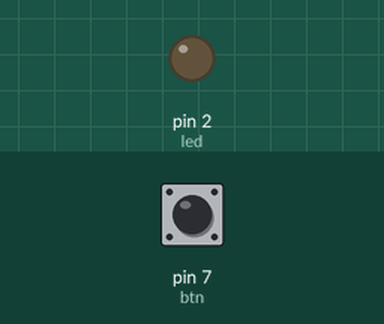
Recording of a sketch running on a simulated Arduino Uno, built with avr-gcc and run on an emulated ATmega328P. Parts: output pins drawn as LEDs (lit = HIGH). The test bench sets the inputs (shaded band); at power-on: pin 7 (btn) HIGH.

Above: at 1.2 s.
1.3 s: pin 7 (btn) pulled LOW for 3.2 s
At 2.5 s:
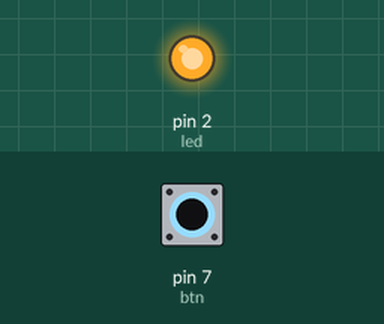
6.8 s: pin 7 (btn) pulled LOW for 0.15 s
At 9.4 s:
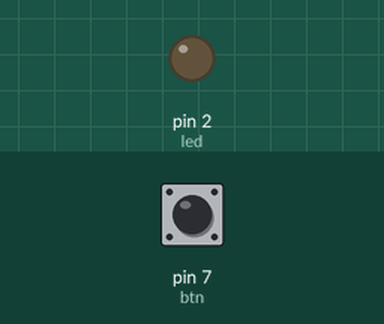
9.9 s: pin 7 (btn) pulled LOW for 1 s
At 10.3 s:
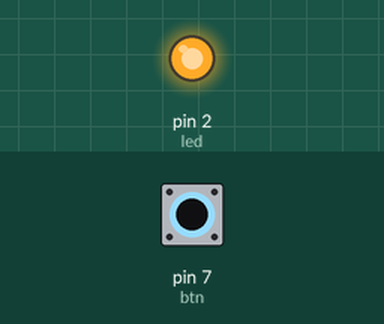
Timing chart, 0 to 13.4 s (numbered marks = the images above; inputs shaded):
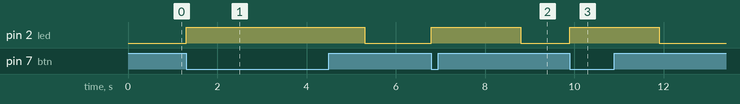

Measured:
- after the input at 1.3 s, pin 2 (led): LOW → HIGH at once, → LOW 4.0 s later
- after the input at 6.8 s, pin 2 (led): LOW → HIGH at once, → LOW 2.0 s later
- after the input at 9.9 s, pin 2 (led): LOW → HIGH at once, → LOW 2.0 s later

The sketch:

resistor_de_pullup.ino
```cpp
#define btn 7
#define led 2

void setup()
{
  pinMode(btn, INPUT_PULLUP);
  pinMode(led, OUTPUT);
}

void loop()
{
  if(digitalRead(btn) == LOW) //Verifica se o botão está pressionado, ou seja, recebendo nível lógico baixo
  {
    digitalWrite(led, HIGH); //Liga o LED
    delay(2000);             //Espera 2s
    digitalWrite(led, LOW);  //Desliga o LED
  }
}
```
